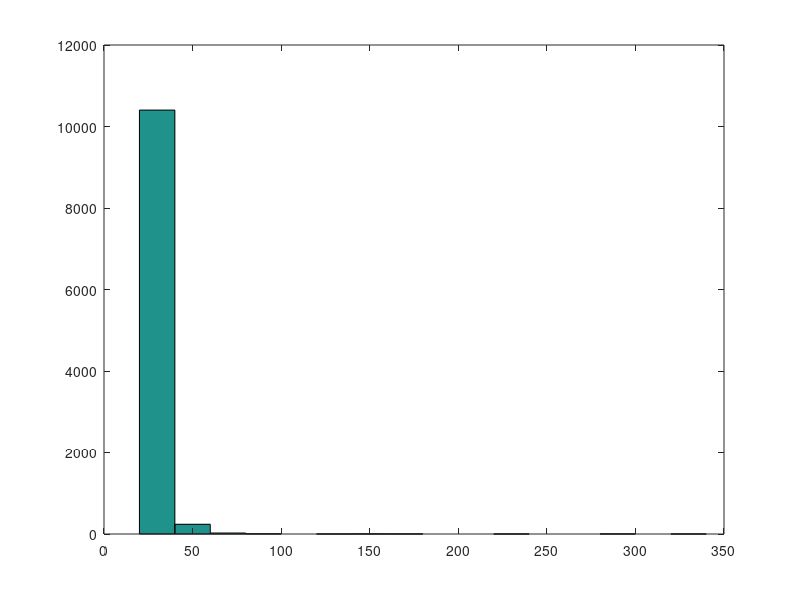

The MATLAB source for this figure: (Note: this script raises an error after producing the figure.)
%% Session 1
fileID = fopen('g3s1.txt','r');
formatSpec = '%f';
A = fscanf(fileID,formatSpec);
 hist(A,30:20:330)
h = findobj(gca,'Type','patch');
h.FaceColor = [0 0 0]; 
figure;
fclose(fileID);
%% Session 2
fileID = fopen('g3s2.txt','r');
formatSpec = '%f';
A = fscanf(fileID,formatSpec);
 hist(A,30:20:330)
h = findobj(gca,'Type','patch');
h.FaceColor = [0 0 0]; 
fclose(fileID);
